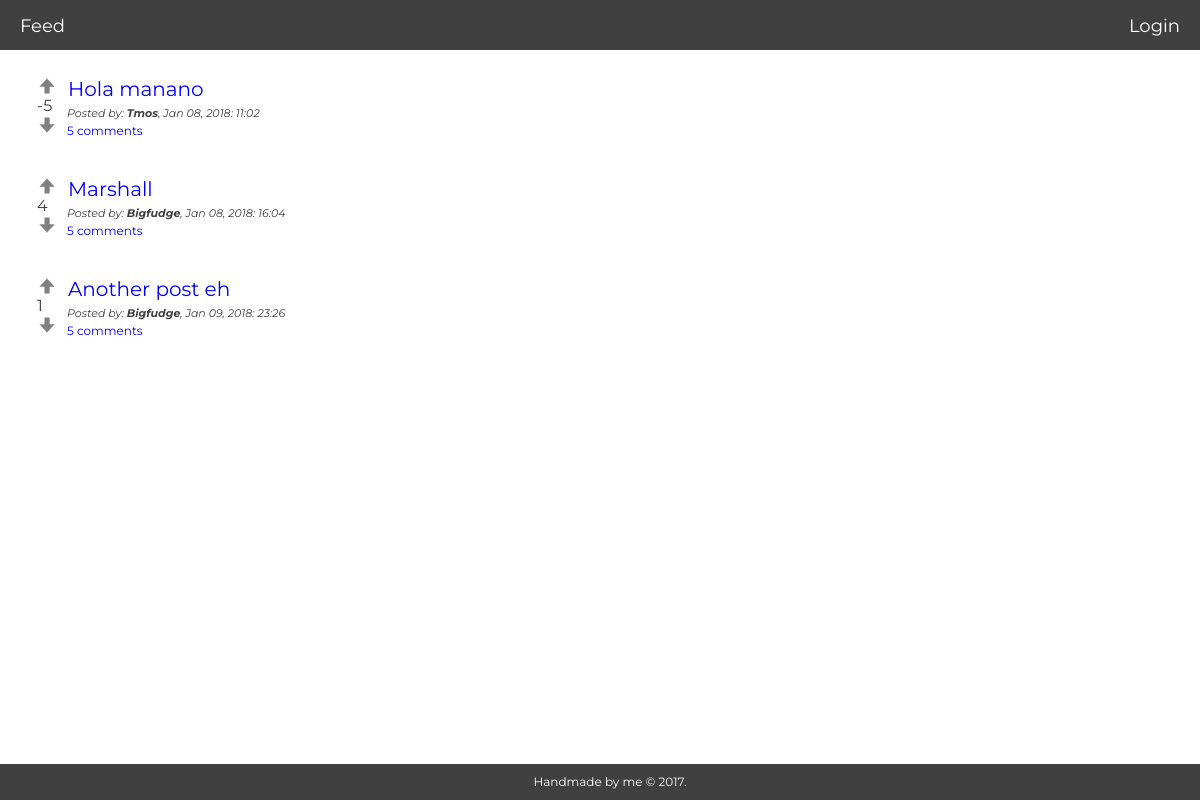
Page /pages/feed.php on the earlier database version.
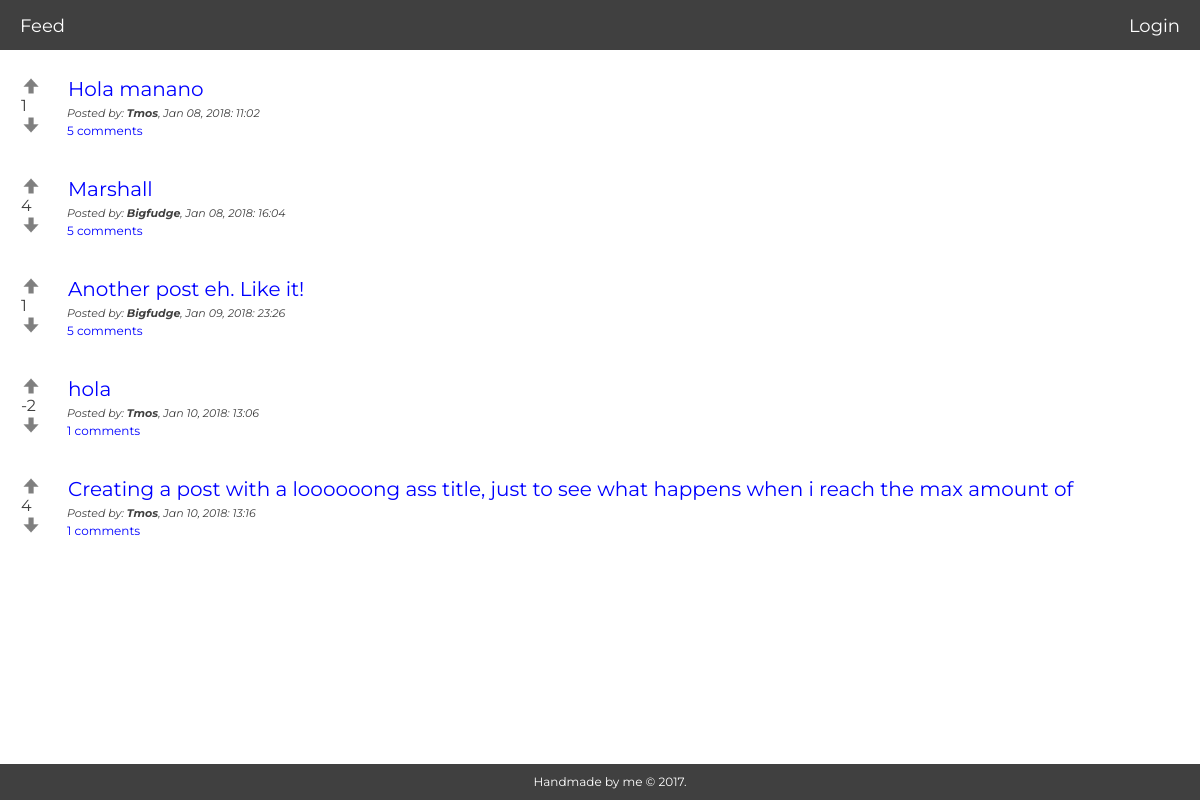
Same page on the later database version.
### tables this page shows
CREATE TABLE "posts" (
        `id`       INTEGER NOT NULL,
        `post_id`       INTEGER NOT NULL PRIMARY KEY AUTOINCREMENT UNIQUE,
        `title` VARCHAR NOT NULL,
        `description`   VARCHAR NOT NULL,
        `url`   VARCHAR NOT NULL,
        `posted`      VARCHAR,
        `up_vote` INTEGER,
        `down_vote` INTEGER,
        `edited`     VARCHAR
);

CREATE TABLE "users" (
        `id`    INTEGER NOT NULL PRIMARY KEY AUTOINCREMENT UNIQUE,
        `name`  VARCHAR NOT NULL,
        `username`      VARCHAR NOT NULL UNIQUE,
        `email` VARCHAR NOT NULL,
        `password`      VARCHAR NOT NULL,
        `biography`     VARCHAR NOT NULL,
        `img`           VARCHAR,
        `joined`   VARCHAR
);

### logic/feed.php (called while the page is built, shortened)
<?php
   $query = "SELECT * FROM posts LEFT JOIN users ON posts.id=users.id";
   $statement = $pdo->query($query);
   $statement->execute();
   $joined = $statement->fetchAll(PDO::FETCH_ASSOC);

### pages/feed.php (the view, shortened to what this page needs)
<?php
require __DIR__.'../../views/header.php';
require __DIR__.'/../logic/feed.php';
?>
<div class="post">
   <?php foreach($joined as $join): ?>
      <div class="post-feed">
         <form action="../logic/votes.php?id=<?php echo $join['post_id']?>" method="post" class="votes">
            <br>
            <input type="submit" name="up_vote" value="" />
            <br>
               <?php
               $post_id = $join['post_id'];
               $query = 'SELECT sum(vote) FROM votes WHERE post_id = :post_id';
               $query1 = 'SELECT * FROM comments WHERE post_id = :post_id';
               $statement = $pdo->prepare($query);
               $statement1 = $pdo->prepare($query1);
               $statement->bindParam(':post_id', $post_id, PDO::PARAM_INT);
               $statement1->bindParam(':post_id', $post_id, PDO::PARAM_INT);
               $statement->execute();
               $statement1->execute();
               $votes = $statement->fetch(PDO::FETCH_ASSOC);
               $comments = $statement1->fetch(PDO::FETCH_ASSOC);
               echo $votes["sum(vote)"];
               ?>
            <br>
            <input type="submit" name="down_vote" value="" />
         </form>
            <a href="comment.php?id=<?php echo $join['post_id'] ?>" class="title"><?php echo $join['title']; ?></a>
            <p class="posted">Posted by: <strong><?php echo $join['username']; ?></strong>, <?php echo $join['posted']; ?></p>
            <a href="comment.php?id=<?php echo $join['post_id'] ?>" class="comment-btn"><?php echo count($comments); ?> comments</a>
      </div>
      <br>
      <br>
   <?php endforeach; ?>
</div>
<?php require __DIR__.'../../views/footer.php'; ?>

### views/header.php (shortened to what this page needs)
<!DOCTYPE html>
<html lang="en">
<head>
    <link rel="stylesheet" href="../css/main.css">
    <link rel="stylesheet" href="../css/media.css">
</head>
<body>
    <?php require __DIR__.'/navigation.php'; ?>

### views/navigation.php (shortened to what this page needs)
<?php $id = $_SESSION; ?>
<div class="nav-wrapper">
   <div class="navbar-left">
      <a href="../pages/feed.php">Feed</a>
   </div>
   <?php if (isset($_SESSION['user'])): ?>
      <?php foreach($id as $user):?>
      <div class="navbar-right">
         <a href="/pages/profile.php"><?php echo $user['username']; ?></a>
      <?php endforeach; ?>
         <a href="/app/auth/logout.php"><?php echo "Logout"; ?></a>
      </div>
      <div class="navbar-left">
         <a href="/pages/createPost.php">Create Post</a>
      </div>
   <?php else: ?>
      <div class="navbar-right">
         <a href="/pages/login.php"><?php echo "Login"; ?></a>
      </div>
   <?php endif; ?>
</div>

### views/footer.php (shortened to what this page needs)
    <footer>Handmade by me © 2017.</footer>
</body>
</html>

### css/main.css (style rules this page uses)
* { margin: 0px; font-family: Montserrat; }
body { color: #404040; background-size: cover; background-attachment: fixed; }
a { text-decoration: none; outline: none; margin: 20px; color: white; }
footer { background-color: #404040; color: white; position: fixed; bottom: 0%; height: 2%; width: 100%; padding: 10px; text-align: center; font-size: 12px; }
.nav-wrapper { position: fixed; background-color: #404040; color: white; width: 100%; height: 35px; padding-top: 15px; font-size: 18px; z-index: 1; }
.navbar-left { float: left; }
.navbar-right { float: right; }
.votes { position: absolute; margin-top: -20px; left: -2%; }
.post-feed { margin-left: 20px; }
.posted { font-style: italic; font-size: 11px; margin-top: 5px; }
.title { color: blue; margin-left: 1px; margin-right: 20px; font-size: 20px; max-width: 80%; }
input[name=up_vote] { background-image: url("../img/up.png"); background-size: cover; border: none; background-color: transparent; opacity: .5; height: 20px; width: 20px; cursor: pointer; }
input[name=down_vote] { background-image: url("../img/down.png"); background-size: cover; border: none; background-color: transparent; opacity: .5; height: 20px; width: 20px; cursor: pointer; }
.comment-btn { margin-top: 5px; cursor: pointer; border: none; outline: none; color: blue; margin-left: 0px; font-size: 12px; }
.post { position: absolute; top: 9%; left: 3.5%; margin-bottom: 100px; padding: 5px; }

Differences in the rows shown:
computed for posts "Hola manano": sum "-5" → "1"
changed posts: title "Another post eh" → "Another post eh. Like it!"
added posts: sum "-2", title "hola", users.username "Tmos", posted "Jan 10, 2018: 13:06", count($comments) "1"
added posts: sum "4", title "Creating a post with a loooooong ass title, just to see what happens when i reach the max amount of", users.username "Tmos", posted "Jan 10, 2018: 13:16", count($comments) "1"
